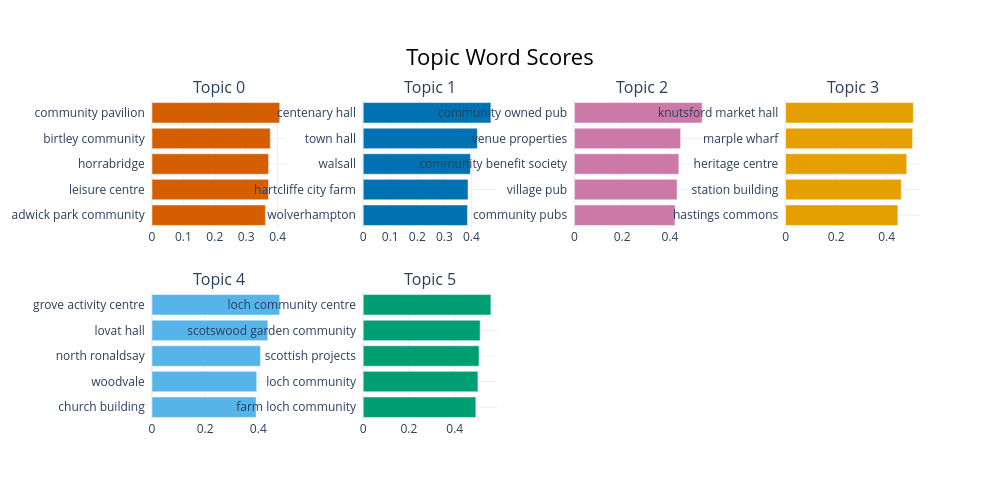

The notebook cell this image was saved under:
### Code cell
topic_model.visualize_barchart()

### Figure 1 — Plotly figure (JSON) as saved in the notebook; plotly's stock layout.template omitted (floating-point values rounded to 4 significant figures)
{"data": [{"marker": {"color": "#D55E00"}, "orientation": "h", "type": "bar", "x": [0.3612, 0.3713, 0.3713, 0.3766, 0.4066], "xaxis": "x", "y": ["adwick park community  ", "leisure centre  ", "horrabridge  ", "birtley community  ", "community pavilion  "], "yaxis": "y"}, {"marker": {"color": "#0072B2"}, "orientation": "h", "type": "bar", "x": [0.3856, 0.3876, 0.3965, 0.4221, 0.4721], "xaxis": "x2", "y": ["wolverhampton  ", "hartcliffe city farm  ", "walsall  ", "town hall  ", "centenary hall  "], "yaxis": "y2"}, {"marker": {"color": "#CC79A7"}, "orientation": "h", "type": "bar", "x": [0.4215, 0.4302, 0.4375, 0.4449, 0.5348], "xaxis": "x3", "y": ["community pubs  ", "village pub  ", "community benefit society  ", "venue properties  ", "community owned pub  "], "yaxis": "y3"}, {"marker": {"color": "#E69F00"}, "orientation": "h", "type": "bar", "x": [0.4445, 0.4578, 0.4797, 0.5027, 0.5054], "xaxis": "x4", "y": ["hastings commons  ", "station building  ", "heritage centre  ", "marple wharf  ", "knutsford market hall  "], "yaxis": "y4"}, {"marker": {"color": "#56B4E9"}, "orientation": "h", "type": "bar", "x": [0.3918, 0.3941, 0.4082, 0.4358, 0.4805], "xaxis": "x5", "y": ["church building  ", "woodvale  ", "north ronaldsay  ", "lovat hall  ", "grove activity centre  "], "yaxis": "y5"}, {"marker": {"color": "#009E73"}, "orientation": "h", "type": "bar", "x": [0.4922, 0.5013, 0.5063, 0.511, 0.558], "xaxis": "x6", "y": ["farm loch community  ", "loch community  ", "scottish projects  ", "scotswood garden community  ", "loch community centre  "], "yaxis": "y6"}], "layout": {"annotations": [{"font": {"size": 16}, "showarrow": false, "text": "Topic 0", "x": 0.0875, "xanchor": "center", "xref": "paper", "y": 1, "yanchor": "bottom", "yref": "paper"}, {"font": {"size": 16}, "showarrow": false, "text": "Topic 1", "x": 0.3625, "xanchor": "center", "xref": "paper", "y": 1, "yanchor": "bottom", "yref": "paper"}, {"font": {"size": 16}, "showarrow": false, "text": "Topic 2", "x": 0.6375, "xanchor": "center", "xref": "paper", "y": 1, "yanchor": "bottom", "yref": "paper"}, {"font": {"size": 16}, "showarrow": false, "text": "Topic 3", "x": 0.9125, "xanchor": "center", "xref": "paper", "y": 1, "yanchor": "bottom", "yref": "paper"}, {"font": {"size": 16}, "showarrow": false, "text": "Topic 4", "x": 0.0875, "xanchor": "center", "xref": "paper", "y": 0.4, "yanchor": "bottom", "yref": "paper"}, {"font": {"size": 16}, "showarrow": false, "text": "Topic 5", "x": 0.3625, "xanchor": "center", "xref": "paper", "y": 0.4, "yanchor": "bottom", "yref": "paper"}], "height": 500, "hoverlabel": {"bgcolor": "white", "font": {"family": "Rockwell", "size": 16}}, "showlegend": false, "title": {"font": {"color": "Black", "size": 22}, "text": "Topic Word Scores", "x": 0.5, "xanchor": "center", "yanchor": "top"}, "width": 1000, "xaxis": {"anchor": "y", "domain": [0, 0.175], "showgrid": true}, "xaxis2": {"anchor": "y2", "domain": [0.275, 0.45], "showgrid": true}, "xaxis3": {"anchor": "y3", "domain": [0.55, 0.725], "showgrid": true}, "xaxis4": {"anchor": "y4", "domain": [0.825, 1], "showgrid": true}, "xaxis5": {"anchor": "y5", "domain": [0, 0.175], "showgrid": true}, "xaxis6": {"anchor": "y6", "domain": [0.275, 0.45], "showgrid": true}, "xaxis7": {"anchor": "y7", "domain": [0.55, 0.725], "showgrid": true}, "xaxis8": {"anchor": "y8", "domain": [0.825, 1], "showgrid": true}, "yaxis": {"anchor": "x", "domain": [0.6, 1], "showgrid": true}, "yaxis2": {"anchor": "x2", "domain": [0.6, 1], "showgrid": true}, "yaxis3": {"anchor": "x3", "domain": [0.6, 1], "showgrid": true}, "yaxis4": {"anchor": "x4", "domain": [0.6, 1], "showgrid": true}, "yaxis5": {"anchor": "x5", "domain": [0, 0.4], "showgrid": true}, "yaxis6": {"anchor": "x6", "domain": [0, 0.4], "showgrid": true}, "yaxis7": {"anchor": "x7", "domain": [0, 0.4], "showgrid": true}, "yaxis8": {"anchor": "x8", "domain": [0, 0.4], "showgrid": true}}}
